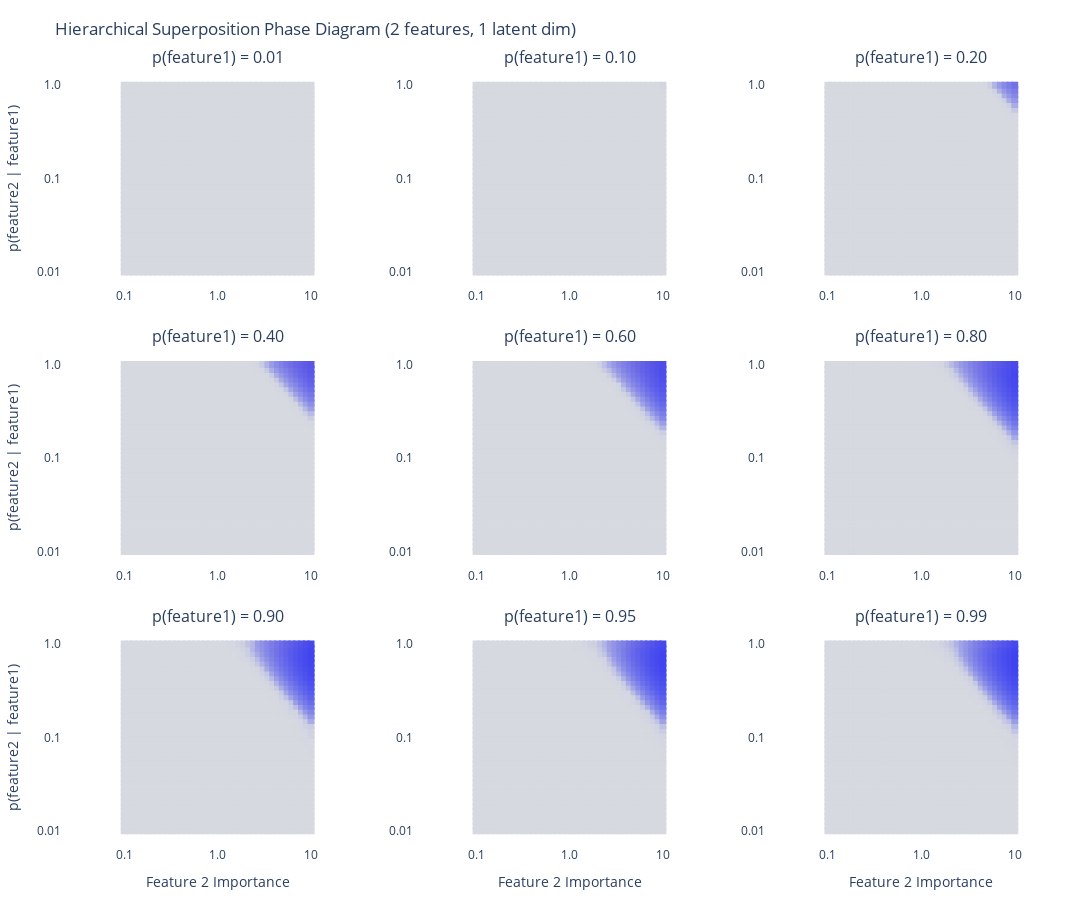

Notebook code cell kept with this figure:
### Code cell
fig = make_subplots(
    rows=3,
    cols=3,
    subplot_titles=[f"p(feature1) = {p:.2f}" for p in p_feature1_values],
    horizontal_spacing=0.04,
    vertical_spacing=0.08,
)

x_grid = importance_axis.unsqueeze(0).repeat(conditional_density_axis.numel(), 1)
y_grid = conditional_density_axis.unsqueeze(1).repeat(1, importance_axis.numel())
tile_size = 7.0

for idx, p_feature1 in enumerate(p_feature1_values):
    row = (idx // 3) + 1
    col = (idx % 3) + 1

    result = results[p_feature1]
    rgb = phase_rgb(result.mean_norm, result.mean_superposition)

    custom_data = torch.stack(
        [
            result.mean_norm.reshape(-1),
            result.mean_superposition.reshape(-1),
            result.mean_eval_loss.reshape(-1),
        ],
        dim=-1,
    ).tolist()

    fig.add_trace(
        go.Scatter(
            x=x_grid.reshape(-1).tolist(),
            y=y_grid.reshape(-1).tolist(),
            mode="markers",
            marker={
                "symbol": "square",
                "size": tile_size,
                "color": rgb_to_css(rgb),
                "line": {"width": 0},
            },
            customdata=custom_data,
            hovertemplate=(
                "importance(feature2)=%{x:.4f}<br>"
                "p(feature2|feature1)=%{y:.4f}<br>"
                "||W2||=%{customdata[0]:.4f}<br>"
                "superposition=%{customdata[1]:.4f}<br>"
                "eval_loss=%{customdata[2]:.6f}<extra></extra>"
            ),
            showlegend=False,
        ),
        row=row,
        col=col,
    )

    fig.update_xaxes(
        type="log",
        tickmode="array",
        tickvals=[0.1, 1.0, 10.0],
        ticktext=["0.1", "1.0", "10"],
        row=row,
        col=col,
    )

    fig.update_yaxes(
        type="log",
        tickmode="array",
        tickvals=[0.01, 0.1, 1.0],
        ticktext=["0.01", "0.1", "1.0"],
        row=row,
        col=col,
    )

for axis_index in range(1, len(p_feature1_values) + 1):
    axis_suffix = "" if axis_index == 1 else str(axis_index)
    fig.layout[f"yaxis{axis_suffix}"].update(
        scaleanchor=f"x{axis_suffix}",
        scaleratio=1,
    )

for col in [1, 2, 3]:
    fig.update_xaxes(title_text="Feature 2 Importance", row=3, col=col)

for row in [1, 2, 3]:
    fig.update_yaxes(title_text="p(feature2 | feature1)", row=row, col=1)

fig.update_xaxes(showgrid=False, zeroline=False)
fig.update_yaxes(showgrid=False, zeroline=False)

fig.update_layout(
    title="Hierarchical Superposition Phase Diagram (2 features, 1 latent dim)",
    width=1500,
    height=900,
    plot_bgcolor="white",
    paper_bgcolor="white",
    margin=dict(l=30, r=15, t=70, b=35),
)

fig.show()

### Figure 1 — Plotly figure (JSON) as saved in the notebook; plotly's stock layout.template omitted (floating-point values rounded to 4 significant figures; data arrays with more than 128 entries replaced by an {"elided": "..."} marker saying what was removed)
{"data": [{"customdata": {"elided": "1600x3 float values"}, "hovertemplate": "importance(feature2)=%{x:.4f}<br>p(feature2|feature1)=%{y:.4f}<br>||W2||=%{customdata[0]:.4f}<br>superposition=%{customdata[1]:.4f}<br>eval_loss=%{customdata[2]:.6f}<extra></extra>", "marker": {"color": {"elided": "1600 str values"}, "line": {"width": 0}, "size": 7, "symbol": "square"}, "mode": "markers", "showlegend": false, "type": "scatter", "x": {"elided": "1600 float values"}, "xaxis": "x", "y": {"elided": "1600 float values"}, "yaxis": "y"}, {"customdata": {"elided": "1600x3 float values"}, "hovertemplate": "importance(feature2)=%{x:.4f}<br>p(feature2|feature1)=%{y:.4f}<br>||W2||=%{customdata[0]:.4f}<br>superposition=%{customdata[1]:.4f}<br>eval_loss=%{customdata[2]:.6f}<extra></extra>", "marker": {"color": {"elided": "1600 str values"}, "line": {"width": 0}, "size": 7, "symbol": "square"}, "mode": "markers", "showlegend": false, "type": "scatter", "x": {"elided": "1600 float values"}, "xaxis": "x2", "y": {"elided": "1600 float values"}, "yaxis": "y2"}, {"customdata": {"elided": "1600x3 float values"}, "hovertemplate": "importance(feature2)=%{x:.4f}<br>p(feature2|feature1)=%{y:.4f}<br>||W2||=%{customdata[0]:.4f}<br>superposition=%{customdata[1]:.4f}<br>eval_loss=%{customdata[2]:.6f}<extra></extra>", "marker": {"color": {"elided": "1600 str values"}, "line": {"width": 0}, "size": 7, "symbol": "square"}, "mode": "markers", "showlegend": false, "type": "scatter", "x": {"elided": "1600 float values"}, "xaxis": "x3", "y": {"elided": "1600 float values"}, "yaxis": "y3"}, {"customdata": {"elided": "1600x3 float values"}, "hovertemplate": "importance(feature2)=%{x:.4f}<br>p(feature2|feature1)=%{y:.4f}<br>||W2||=%{customdata[0]:.4f}<br>superposition=%{customdata[1]:.4f}<br>eval_loss=%{customdata[2]:.6f}<extra></extra>", "marker": {"color": {"elided": "1600 str values"}, "line": {"width": 0}, "size": 7, "symbol": "square"}, "mode": "markers", "showlegend": false, "type": "scatter", "x": {"elided": "1600 float values"}, "xaxis": "x4", "y": {"elided": "1600 float values"}, "yaxis": "y4"}, {"customdata": {"elided": "1600x3 float values"}, "hovertemplate": "importance(feature2)=%{x:.4f}<br>p(feature2|feature1)=%{y:.4f}<br>||W2||=%{customdata[0]:.4f}<br>superposition=%{customdata[1]:.4f}<br>eval_loss=%{customdata[2]:.6f}<extra></extra>", "marker": {"color": {"elided": "1600 str values"}, "line": {"width": 0}, "size": 7, "symbol": "square"}, "mode": "markers", "showlegend": false, "type": "scatter", "x": {"elided": "1600 float values"}, "xaxis": "x5", "y": {"elided": "1600 float values"}, "yaxis": "y5"}, {"customdata": {"elided": "1600x3 float values"}, "hovertemplate": "importance(feature2)=%{x:.4f}<br>p(feature2|feature1)=%{y:.4f}<br>||W2||=%{customdata[0]:.4f}<br>superposition=%{customdata[1]:.4f}<br>eval_loss=%{customdata[2]:.6f}<extra></extra>", "marker": {"color": {"elided": "1600 str values"}, "line": {"width": 0}, "size": 7, "symbol": "square"}, "mode": "markers", "showlegend": false, "type": "scatter", "x": {"elided": "1600 float values"}, "xaxis": "x6", "y": {"elided": "1600 float values"}, "yaxis": "y6"}, {"customdata": {"elided": "1600x3 float values"}, "hovertemplate": "importance(feature2)=%{x:.4f}<br>p(feature2|feature1)=%{y:.4f}<br>||W2||=%{customdata[0]:.4f}<br>superposition=%{customdata[1]:.4f}<br>eval_loss=%{customdata[2]:.6f}<extra></extra>", "marker": {"color": {"elided": "1600 str values"}, "line": {"width": 0}, "size": 7, "symbol": "square"}, "mode": "markers", "showlegend": false, "type": "scatter", "x": {"elided": "1600 float values"}, "xaxis": "x7", "y": {"elided": "1600 float values"}, "yaxis": "y7"}, {"customdata": {"elided": "1600x3 float values"}, "hovertemplate": "importance(feature2)=%{x:.4f}<br>p(feature2|feature1)=%{y:.4f}<br>||W2||=%{customdata[0]:.4f}<br>superposition=%{customdata[1]:.4f}<br>eval_loss=%{customdata[2]:.6f}<extra></extra>", "marker": {"color": {"elided": "1600 str values"}, "line": {"width": 0}, "size": 7, "symbol": "square"}, "mode": "markers", "showlegend": false, "type": "scatter", "x": {"elided": "1600 float values"}, "xaxis": "x8", "y": {"elided": "1600 float values"}, "yaxis": "y8"}, {"customdata": {"elided": "1600x3 float values"}, "hovertemplate": "importance(feature2)=%{x:.4f}<br>p(feature2|feature1)=%{y:.4f}<br>||W2||=%{customdata[0]:.4f}<br>superposition=%{customdata[1]:.4f}<br>eval_loss=%{customdata[2]:.6f}<extra></extra>", "marker": {"color": {"elided": "1600 str values"}, "line": {"width": 0}, "size": 7, "symbol": "square"}, "mode": "markers", "showlegend": false, "type": "scatter", "x": {"elided": "1600 float values"}, "xaxis": "x9", "y": {"elided": "1600 float values"}, "yaxis": "y9"}], "layout": {"annotations": [{"font": {"size": 16}, "showarrow": false, "text": "p(feature1) = 0.01", "x": 0.1533, "xanchor": "center", "xref": "paper", "y": 1, "yanchor": "bottom", "yref": "paper"}, {"font": {"size": 16}, "showarrow": false, "text": "p(feature1) = 0.10", "x": 0.5, "xanchor": "center", "xref": "paper", "y": 1, "yanchor": "bottom", "yref": "paper"}, {"font": {"size": 16}, "showarrow": false, "text": "p(feature1) = 0.20", "x": 0.8467, "xanchor": "center", "xref": "paper", "y": 1, "yanchor": "bottom", "yref": "paper"}, {"font": {"size": 16}, "showarrow": false, "text": "p(feature1) = 0.40", "x": 0.1533, "xanchor": "center", "xref": "paper", "y": 0.64, "yanchor": "bottom", "yref": "paper"}, {"font": {"size": 16}, "showarrow": false, "text": "p(feature1) = 0.60", "x": 0.5, "xanchor": "center", "xref": "paper", "y": 0.64, "yanchor": "bottom", "yref": "paper"}, {"font": {"size": 16}, "showarrow": false, "text": "p(feature1) = 0.80", "x": 0.8467, "xanchor": "center", "xref": "paper", "y": 0.64, "yanchor": "bottom", "yref": "paper"}, {"font": {"size": 16}, "showarrow": false, "text": "p(feature1) = 0.90", "x": 0.1533, "xanchor": "center", "xref": "paper", "y": 0.28, "yanchor": "bottom", "yref": "paper"}, {"font": {"size": 16}, "showarrow": false, "text": "p(feature1) = 0.95", "x": 0.5, "xanchor": "center", "xref": "paper", "y": 0.28, "yanchor": "bottom", "yref": "paper"}, {"font": {"size": 16}, "showarrow": false, "text": "p(feature1) = 0.99", "x": 0.8467, "xanchor": "center", "xref": "paper", "y": 0.28, "yanchor": "bottom", "yref": "paper"}], "height": 900, "margin": {"b": 35, "l": 30, "r": 15, "t": 70}, "paper_bgcolor": "white", "plot_bgcolor": "white", "title": {"text": "Hierarchical Superposition Phase Diagram (2 features, 1 latent dim)"}, "width": 1500, "xaxis": {"anchor": "y", "domain": [0, 0.3067], "showgrid": false, "tickmode": "array", "ticktext": ["0.1", "1.0", "10"], "tickvals": [0.1, 1, 10], "type": "log", "zeroline": false}, "xaxis2": {"anchor": "y2", "domain": [0.3467, 0.6533], "showgrid": false, "tickmode": "array", "ticktext": ["0.1", "1.0", "10"], "tickvals": [0.1, 1, 10], "type": "log", "zeroline": false}, "xaxis3": {"anchor": "y3", "domain": [0.6933, 1], "showgrid": false, "tickmode": "array", "ticktext": ["0.1", "1.0", "10"], "tickvals": [0.1, 1, 10], "type": "log", "zeroline": false}, "xaxis4": {"anchor": "y4", "domain": [0, 0.3067], "showgrid": false, "tickmode": "array", "ticktext": ["0.1", "1.0", "10"], "tickvals": [0.1, 1, 10], "type": "log", "zeroline": false}, "xaxis5": {"anchor": "y5", "domain": [0.3467, 0.6533], "showgrid": false, "tickmode": "array", "ticktext": ["0.1", "1.0", "10"], "tickvals": [0.1, 1, 10], "type": "log", "zeroline": false}, "xaxis6": {"anchor": "y6", "domain": [0.6933, 1], "showgrid": false, "tickmode": "array", "ticktext": ["0.1", "1.0", "10"], "tickvals": [0.1, 1, 10], "type": "log", "zeroline": false}, "xaxis7": {"anchor": "y7", "domain": [0, 0.3067], "showgrid": false, "tickmode": "array", "ticktext": ["0.1", "1.0", "10"], "tickvals": [0.1, 1, 10], "title": {"text": "Feature 2 Importance"}, "type": "log", "zeroline": false}, "xaxis8": {"anchor": "y8", "domain": [0.3467, 0.6533], "showgrid": false, "tickmode": "array", "ticktext": ["0.1", "1.0", "10"], "tickvals": [0.1, 1, 10], "title": {"text": "Feature 2 Importance"}, "type": "log", "zeroline": false}, "xaxis9": {"anchor": "y9", "domain": [0.6933, 1], "showgrid": false, "tickmode": "array", "ticktext": ["0.1", "1.0", "10"], "tickvals": [0.1, 1, 10], "title": {"text": "Feature 2 Importance"}, "type": "log", "zeroline": false}, "yaxis": {"anchor": "x", "domain": [0.72, 1], "scaleanchor": "x", "scaleratio": 1, "showgrid": false, "tickmode": "array", "ticktext": ["0.01", "0.1", "1.0"], "tickvals": [0.01, 0.1, 1], "title": {"text": "p(feature2 | feature1)"}, "type": "log", "zeroline": false}, "yaxis2": {"anchor": "x2", "domain": [0.72, 1], "scaleanchor": "x2", "scaleratio": 1, "showgrid": false, "tickmode": "array", "ticktext": ["0.01", "0.1", "1.0"], "tickvals": [0.01, 0.1, 1], "type": "log", "zeroline": false}, "yaxis3": {"anchor": "x3", "domain": [0.72, 1], "scaleanchor": "x3", "scaleratio": 1, "showgrid": false, "tickmode": "array", "ticktext": ["0.01", "0.1", "1.0"], "tickvals": [0.01, 0.1, 1], "type": "log", "zeroline": false}, "yaxis4": {"anchor": "x4", "domain": [0.36, 0.64], "scaleanchor": "x4", "scaleratio": 1, "showgrid": false, "tickmode": "array", "ticktext": ["0.01", "0.1", "1.0"], "tickvals": [0.01, 0.1, 1], "title": {"text": "p(feature2 | feature1)"}, "type": "log", "zeroline": false}, "yaxis5": {"anchor": "x5", "domain": [0.36, 0.64], "scaleanchor": "x5", "scaleratio": 1, "showgrid": false, "tickmode": "array", "ticktext": ["0.01", "0.1", "1.0"], "tickvals": [0.01, 0.1, 1], "type": "log", "zeroline": false}, "yaxis6": {"anchor": "x6", "domain": [0.36, 0.64], "scaleanchor": "x6", "scaleratio": 1, "showgrid": false, "tickmode": "array", "ticktext": ["0.01", "0.1", "1.0"], "tickvals": [0.01, 0.1, 1], "type": "log", "zeroline": false}, "yaxis7": {"anchor": "x7", "domain": [0, 0.28], "scaleanchor": "x7", "scaleratio": 1, "showgrid": false, "tickmode": "array", "ticktext": ["0.01", "0.1", "1.0"], "tickvals": [0.01, 0.1, 1], "title": {"text": "p(feature2 | feature1)"}, "type": "log", "zeroline": false}, "yaxis8": {"anchor": "x8", "domain": [0, 0.28], "scaleanchor": "x8", "scaleratio": 1, "showgrid": false, "tickmode": "array", "ticktext": ["0.01", "0.1", "1.0"], "tickvals": [0.01, 0.1, 1], "type": "log", "zeroline": false}, "yaxis9": {"anchor": "x9", "domain": [0, 0.28], "scaleanchor": "x9", "scaleratio": 1, "showgrid": false, "tickmode": "array", "ticktext": ["0.01", "0.1", "1.0"], "tickvals": [0.01, 0.1, 1], "type": "log", "zeroline": false}}}
